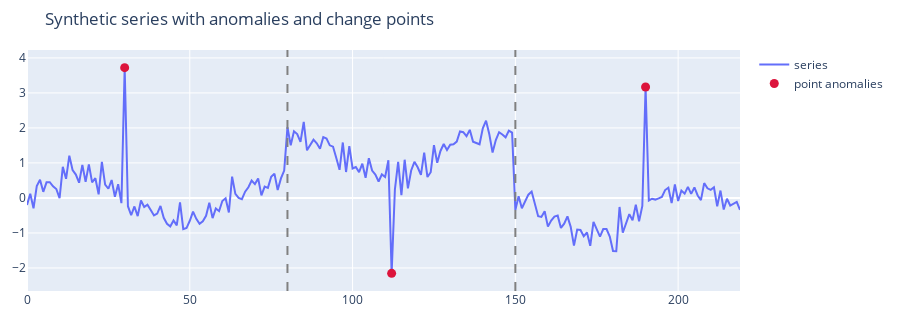

Write notebook code for a chart like this one.
### Markdown cell above
## Tasks and notation
- **Point anomalies**: $a_t \in \{0,1\}$ flags outlier timestamps.
- **Collective anomalies**: detect abnormal *intervals* $[s_j, e_j]$.
- **Change points**: detect $\tau_1, \tau_2, \dots$ where the data-generating process shifts.
- **Segmentation**: assign regime labels $\ell_t \in \{1,\dots,K\}$ for contiguous regions.

A simple change point model assumes

$$
y_t \sim P_k \quad \text{for} \quad \tau_{k-1} < t \le \tau_k.
$$

### Code cell
import numpy as np
import plotly.graph_objects as go

rng = np.random.default_rng(9)
t = np.arange(220)
y = 0.6 * np.sin(t / 10) + 0.25 * rng.normal(size=t.size)

# Regime shifts
y[80:] += 1.2
y[150:] -= 1.6
change_points = [80, 150]

# Point anomalies
anoms = np.array([30, 112, 190])
y[anoms] += np.array([3.5, -3.0, 4.0])

fig = go.Figure()
fig.add_trace(go.Scatter(x=t, y=y, mode="lines", name="series"))
fig.add_trace(
    go.Scatter(
        x=anoms,
        y=y[anoms],
        mode="markers",
        marker=dict(color="crimson", size=9),
        name="point anomalies",
    )
)
for cp in change_points:
    fig.add_vline(x=cp, line_dash="dash", line_color="gray")

fig.update_layout(
    title="Synthetic series with anomalies and change points",
    height=320,
    margin=dict(l=20, r=20, t=50, b=20),
)
fig.show()

### Figure 1 — Plotly figure (JSON) as saved in the notebook; plotly's stock layout.template omitted (floating-point values rounded to 4 significant figures; data arrays with more than 128 entries replaced by an {"elided": "..."} marker saying what was removed)
{"data": [{"mode": "lines", "name": "series", "type": "scatter", "x": {"elided": "220 int values"}, "y": {"elided": "220 float values"}}, {"marker": {"color": "crimson", "size": 9}, "mode": "markers", "name": "point anomalies", "type": "scatter", "x": [30, 112, 190], "y": [3.721, -2.153, 3.168]}], "layout": {"height": 320, "margin": {"b": 20, "l": 20, "r": 20, "t": 50}, "shapes": [{"line": {"color": "gray", "dash": "dash"}, "type": "line", "x0": 80, "x1": 80, "xref": "x", "y0": 0, "y1": 1, "yref": "y domain"}, {"line": {"color": "gray", "dash": "dash"}, "type": "line", "x0": 150, "x1": 150, "xref": "x", "y0": 0, "y1": 1, "yref": "y domain"}], "title": {"text": "Synthetic series with anomalies and change points"}}}
